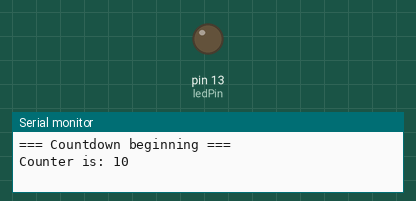
A sketch run on a simulated Arduino Uno, built with avr-gcc and run on an emulated ATmega328P. Parts: output pins drawn as LEDs (lit = HIGH), the last lines printed to the serial monitor.

Above: at 0.1 s.
At 5.9 s:
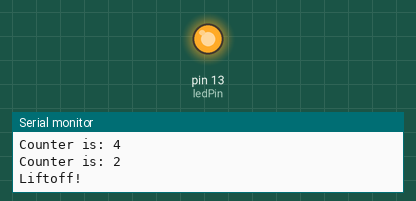
Timing chart, 0 to 7.5 s (numbered marks = the images above):
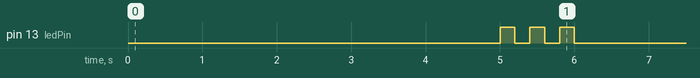

The sketch:

Arduino-TASK-4.ino
```cpp
int ledPin = 13;

void setup() {
    pinMode(ledPin, OUTPUT);
    Serial.begin(9600);

    Serial.println(
        "=== Countdown beginning ==="
    );

    int counter = 10;

    while (counter > 0) {
        Serial.print("Counter is: ");
        Serial.println(counter);
        delay(1000);

        counter = counter - 2;
    }

    Serial.println("Liftoff!");

    int flashes = 3;

    while (flashes > 0) {
        digitalWrite(ledPin, HIGH);
        delay(200);

        digitalWrite(ledPin, LOW);
        delay(200);

        flashes = flashes - 1;
    }
}

void loop() {
    // empty
}
```
